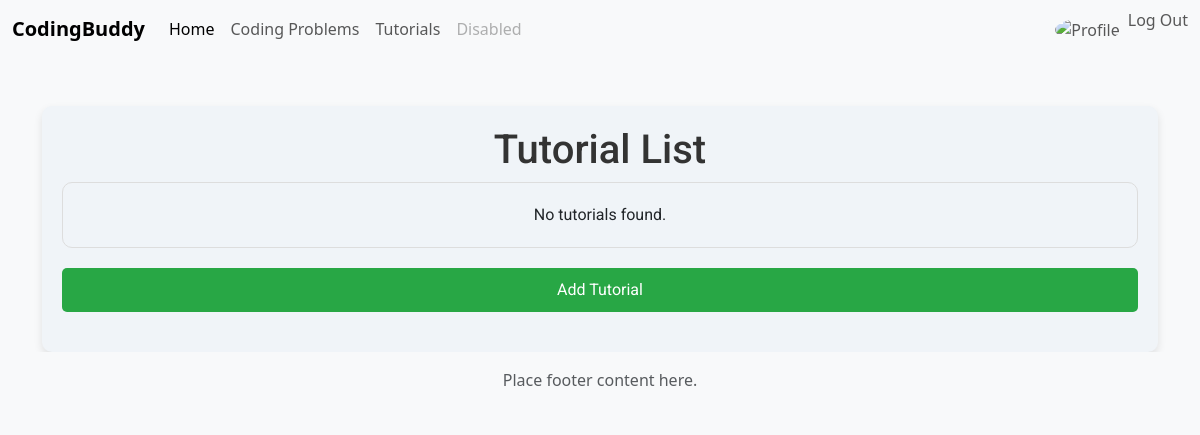
The app's page /developer/tutorials/ (signed in), older data.
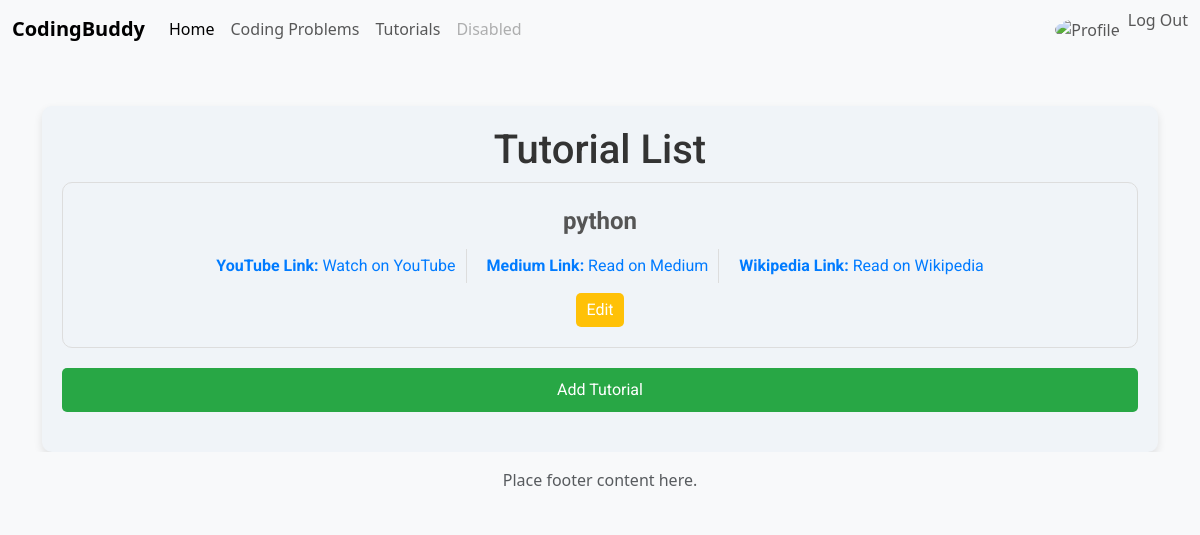
The same page, newer data.
### CBapp/models.py (models this page shows, shortened)
class Tutorial(models.Model):
    LANGUAGE_CHOICES = [
        ('c', 'C'),
        ('python', 'Python'),
        ('java', 'Java'),
    ]
    youtube_link = models.URLField(blank=True, null=True)
    medium_link = models.URLField(blank=True, null=True)
    wikipedia_link = models.URLField(blank=True, null=True)
    language = models.CharField(max_length=20, choices=LANGUAGE_CHOICES)

### CBapp/controller/tutorials_views.py (the view)
# urls.py: path('developer/tutorials/', tutorials_views.tutorial_list_developer, name='tutorial_list_developer'),
def tutorial_list_developer(request):
    tutorials = Tutorial.objects.all()
    return render(request, 'developer/tutorial_list.html', {'tutorials': tutorials})

### templates/developer/tutorial_list.html (shortened to what this page needs)
{% extends 'base.html' %}
{% block content %}
    <div class="custom-container">
        <h1>Tutorial List</h1>
        <ul>
            {% for tutorial in tutorials %}
                <li>
                    <div class="language"><strong>{{ tutorial.language }}</strong></div>
                    <div class="tutorial-links">
                        {% if tutorial.youtube_link %}
                            <a href="{{ tutorial.youtube_link }}" target="_blank"><strong>YouTube Link:</strong> Watch on YouTube</a>
                        {% endif %}
                        {% if tutorial.medium_link %}
                            <a href="{{ tutorial.medium_link }}" target="_blank"><strong>Medium Link:</strong> Read on Medium</a>
                        {% endif %}
                        {% if tutorial.wikipedia_link %}
                            <a href="{{ tutorial.wikipedia_link }}" target="_blank"><strong>Wikipedia Link:</strong> Read on Wikipedia</a>
                        {% endif %}
                    </div>
                    <a class="edit-link" href="/developer/tutorials/edit/{{ tutorial.id }}/">Edit</a>
                </li>
            {% empty %}
                <li>No tutorials found.</li>
            {% endfor %}
        </ul>
        <a class="add-tutorial" href="/developer/tutorials/add/">Add Tutorial</a>
    </div>
{% endblock %}

Row changes from the older to the newer data that the page shows:
added Tutorial: language "python"
Text that changed along with them:
text no longer shown: "No tutorials found."
